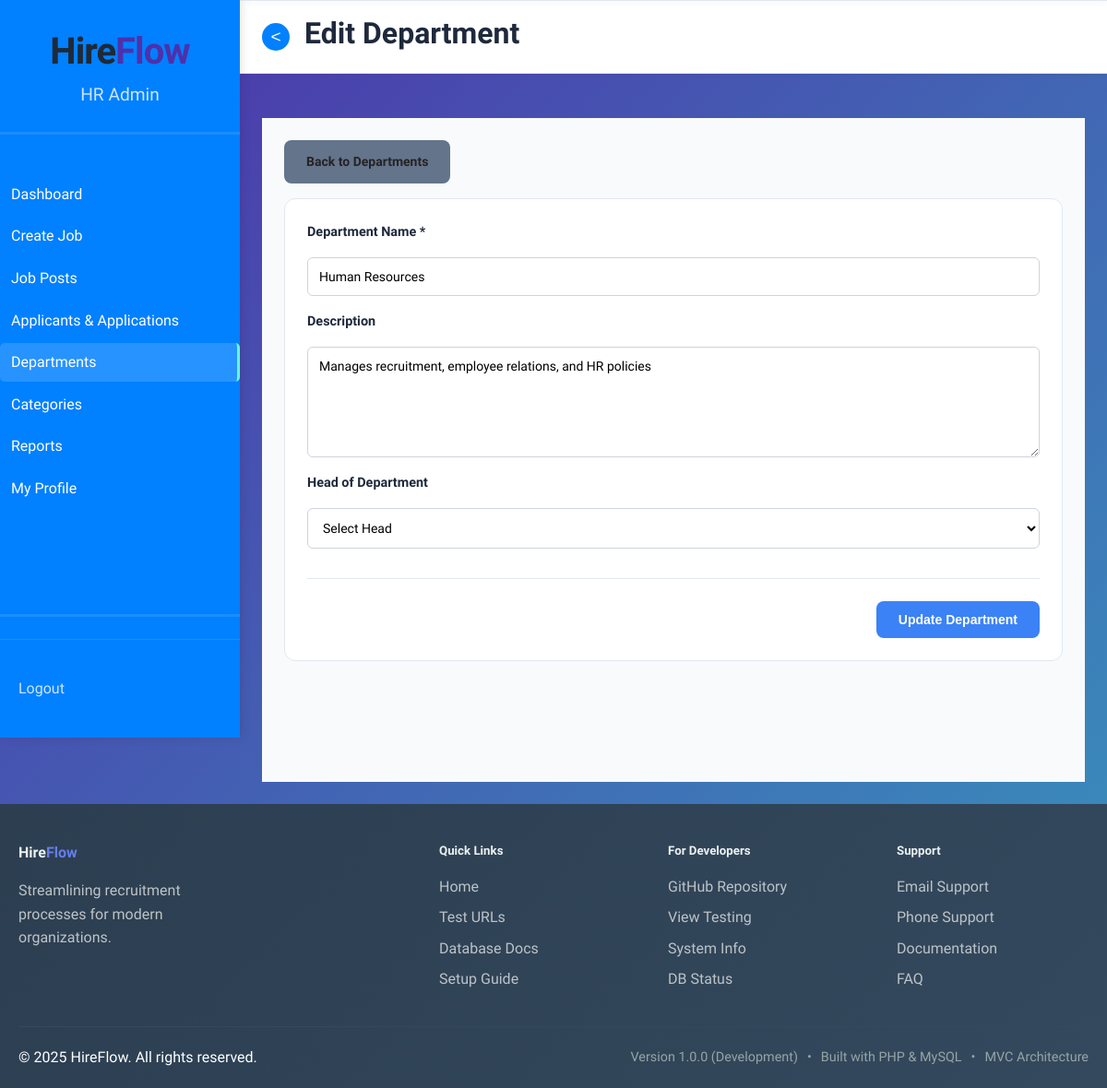
Page /public/hradmin/departments/edit/1 (signed in) on the committed database.
### tables this page shows
CREATE TABLE `departments` (
  `id` int(11) NOT NULL,
  `name` varchar(100) NOT NULL,
  `description` text DEFAULT NULL,
  `head_of_department` int(11) DEFAULT NULL,
  `created_at` timestamp NOT NULL DEFAULT current_timestamp(),
  `updated_at` timestamp NOT NULL DEFAULT current_timestamp() ON UPDATE current_timestamp()
);

### app/controllers/hradmin/Departments.php (called while the page is built, shortened)
<?php
class Departments extends Controller
{
    public function edit($id = null)
    {
        $departmentModel = new Department();
        $department = $departmentModel->first(['id' => $id], []);
        $data = [];
        $data['errors'] = [];
        $data['page_title'] = 'Edit Department';
        $data['department'] = $department;
        $userModel = new User();
        $data['managers'] = $this->getActiveManagers($userModel);
        $this->view('hradmin/edit-department', $data);
    }
    private function getActiveManagers($userModel)
    {
        return $userModel->query(
            "SELECT id, full_name
             FROM users
             WHERE role_id IN (2, 3) AND status = 'active'
             ORDER BY full_name ASC"
        );
    }
}

### app/core/App.php (called while the page is built, shortened)
<?php
class App
{
    private $method = 'index';
    private function splitURL()
    {
        $URL = $_GET['url'] ?? 'home';
        $URL = explode("/", trim($URL, "/"));
        return $URL;
    }
    private function convertUrlToClassName($url)
    {
        return str_replace(' ', '', ucwords(str_replace('-', ' ', $url)));
    }
    private function resolveControllerFile($directory, $expectedClassName)
    {
        return [null, null];
    }
    private function resolveFolderController($folder, $segment)
    {
        $controllerDir = "../app/controllers/" . $folder;
        $controllerName = $this->convertUrlToClassName($segment);
        $directPath = $controllerDir . "/" . $controllerName . ".php";
        if (file_exists($directPath)) {
            return [
                'controller' => $controllerName,
                'file' => $directPath,
            ];
        }
        return null;
    }
    public function loadController()
    {
        $URL = $this->splitURL();
        list($fileName, $controllerName) = $this->resolveControllerFile(
            "../app/controllers",
            ucfirst($URL[0])
        );
        if ($fileName) {
            require $fileName;
            $this->controller = $controllerName;
            unset($URL[0]);
        } else {
            if (isset($URL[1])) {
                $resolvedController = $this->resolveFolderController($URL[0], $URL[1]);
                if ($resolvedController) {
                    unset($URL[0]);
                    unset($URL[1]);
                } else {
                    require "../app/controllers/_404.php";
                    $this->controller = '_404';
                }
            }
        }
        $controller = new $this->controller;
        $remainingURL = array_values($URL);
        if (!empty($remainingURL[0])) {
            if (method_exists($controller, $remainingURL[0])) {
                $this->method = $remainingURL[0];
                unset($remainingURL[0]);
            }
        }
        call_user_func_array([$controller, $this->method], array_values($remainingURL));
    }
}

### public/index.php (called while the page is built, shortened)
<?php
require "../app/core/init.php";
$app = new App;
$app->loadController();

### app/core/init.php (called while the page is built, shortened)
<?php
spl_autoload_register(function ($className) {
    $modelPath = "../app/models/" . ucfirst($className) . ".php";
});
require __DIR__ . '/Database.php';
require __DIR__ . '/Model.php';
require __DIR__ . '/Controller.php';
require __DIR__ . '/App.php';

### app/core/Model.php (called while the page is built, shortened)
<?php
trait Model
{
    protected $offset = 0;
    public function first($data, $data_not = [])
    {
        $keys = array_keys($data);
        $keys_not = array_keys($data_not);
        $query = "SELECT * FROM $this->table WHERE ";
        foreach ($keys as $key) {
            $query .= "$key = :$key AND ";
        }
        $query = trim($query, " AND ");
        $query .= " LIMIT 1 OFFSET $this->offset";
        $data = array_merge($data, $data_not);
        $result = $this->query($query, $data);
        return $result ? $result[0] : false;
    }
}

### app/core/Database.php (called while the page is built, shortened)
<?php
trait Database
{
    private function connect()
    {
        $string = 'mysql:host=' . DB_HOST . ';port=' . DB_PORT . ';dbname=' . DB_NAME;
        return new PDO($string, DB_USER, DB_PASS);
    }
    public function query($query, $data = [])
    {
        $con = $this->connect();
        $stmt = $con->prepare($query);
        $check = $stmt->execute($data);
        if ($check) {
            if (stripos(trim($query), 'select') === 0) {
                $result = $stmt->fetchAll(PDO::FETCH_ASSOC);
                return $result ?: [];
            }
            return true;
        }
        return false;
    }
}

### app/views/hradmin/edit-department.view.php (the view, shortened to what this page needs)
<body>
<div class="sidebar">
    <div class="sidebar-header">
        <h2 class="brand-title">Hire<span class="dark">Flow</span></h2>
        <p class="brand-subtitle">HR Admin</p>
    </div>
    <nav class="sidebar-nav">
        <ul class="nav-list">
            <li class="nav-item"><a href="<?= ROOT ?>/hradmin/dashboard" class="nav-link"><span class="nav-text">Dashboard</span></a></li>
            <li class="nav-item"><a href="<?= ROOT ?>/hradmin/create-job" class="nav-link"><span class="nav-text">Create Job</span></a></li>
            <li class="nav-item"><a href="<?= ROOT ?>/hradmin/job-posts" class="nav-link"><span class="nav-text">Job Posts</span></a></li>
            <li class="nav-item"><a href="<?= ROOT ?>/hradmin/applicant-database" class="nav-link"><span class="nav-text">Applicants & Applications</span></a></li>
            <li class="nav-item"><a href="<?= ROOT ?>/hradmin/departments" class="nav-link active"><span class="nav-text">Departments</span></a></li>
            <li class="nav-item"><a href="<?= ROOT ?>/hradmin/categories" class="nav-link"><span class="nav-text">Categories</span></a></li>
            <li class="nav-item"><a href="<?= ROOT ?>/hradmin/reports" class="nav-link"><span class="nav-text">Reports</span></a></li>
            <li class="nav-item"><a href="<?= ROOT ?>/hradmin/profile" class="nav-link"><span class="nav-text">My Profile</span></a></li>
        </ul>
    </nav>
    <div class="sidebar-footer">
        <a href="<?= ROOT ?>/signout" class="logout-btn"><span>Logout</span></a>
    </div>
</div>
<div class="main-content">
    <header class="top-header">
        <div class="header-left">
            <button class="sidebar-toggle" id="sidebarToggle"><</button>
            <h1 class="page-title">Edit Department</h1>
        </div>
    </header>
    <div class="dashboard-content">
        <div class="main-container">
            <div class="hero-actions" style="margin-bottom: 1rem;">
                <a href="<?= ROOT ?>/hradmin/departments" class="btn btn-secondary">Back to Departments</a>
            </div>
            <div class="form-container" style="background:#fff; border-radius:12px; padding:1.5rem;">
                <form method="POST" action="<?= ROOT ?>/hradmin/departments/edit/<?= $department['id'] ?>">
                    <div class="form-group" style="margin-bottom:1rem;">
                        <label class="form-label">Department Name *</label>
                        <input type="text" name="name" class="form-input" required value="<?= htmlspecialchars($department['name'] ?? '') ?>">
                    </div>
                    <div class="form-group" style="margin-bottom:1rem;">
                        <label class="form-label">Description</label>
                        <textarea name="description" class="form-textarea" rows="4"><?= htmlspecialchars($department['description'] ?? '') ?></textarea>
                    </div>
                    <div class="form-group" style="margin-bottom:1rem;">
                        <label class="form-label">Head of Department</label>
                        <select name="head_of_department" class="form-select">
                            <option value="">Select Head</option>
                        </select>
                    </div>
                    <div class="form-actions">
                        <button type="submit" class="btn btn-primary">Update Department</button>
                    </div>
                </form>
            </div>
        </div>
    </div>
</div>

### public/assets/css/main.css (style rules this page uses)
:root { --radius: 0.65rem; --background: rgb(255, 255, 255); --foreground: rgb(36, 36, 36); --card: rgb(255, 255, 255); --card-foreground: rgb(36, 36, 36); --popover: rgb(255, 255, 255); --popover-foreground: rgb(36, 36, 36); --primary: rgb(78, 49, 170); --primary-foreground: rgb(248, 248, 255); --secondary: rgb(55, 149, 189); --secondary-foreground: rgb(36, 36, 36); --muted: rgb(240, 240, 240); --muted-foreground: rgb(100, 100, 100); --accent: rgb(55, 149, 189); --accent-foreground: rgb(36, 36, 36); --destructive: rgb(220, 38, 38); --success: rgb(34, 197, 94); --border: rgb(220, 220, 220); --input: rgb(220, 220, 220); --ring: var(--primary); --chart-1: rgb(255, 189, 89); --chart-2: rgb(60, 120, 216); --chart-3: rgb(155, 89, 182); --chart-4: rgb(52, 152, 219); --chart-5: rgb(231, 76, 60); --sidebar: rgb(250, 250, 250); --sidebar-foreground: rgb(36, 36, 36); --sidebar-primary: var(--primary); --sidebar-primary-foreground: var(--primary-foreground); --sidebar-accent: var(--accent); --sidebar-accent-foreground: var(--accent-foreground); --sidebar-border: var(--border); --sidebar-ring: var(--ring); }
.dark { --background: rgb(36, 36, 36); --foreground: rgb(255, 255, 255); --card: rgb(48, 48, 48); --card-foreground: rgb(255, 255, 255); --popover: rgb(48, 48, 48); --popover-foreground: rgb(255, 255, 255); --primary: rgb(78, 49, 170); --primary-foreground: rgb(248, 248, 255); --secondary: rgb(55, 149, 189); --secondary-foreground: rgb(255, 255, 255); --muted: rgb(64, 64, 64); --muted-foreground: rgb(160, 160, 160); --accent: var(--secondary); --accent-foreground: var(--secondary-foreground); --destructive: rgb(239, 68, 68); --success: rgb(34, 197, 94); --border: rgba(255, 255, 255, 0.1); --input: rgba(255, 255, 255, 0.15); --ring: var(--primary); --chart-1: rgb(255, 99, 132); --chart-2: rgb(54, 162, 235); --chart-3: rgb(255, 206, 86); --chart-4: rgb(75, 192, 192); --chart-5: rgb(153, 102, 255); --sidebar: rgb(48, 48, 48); --sidebar-foreground: rgb(255, 255, 255); --sidebar-primary: var(--primary); --sidebar-primary-foreground: var(--primary-foreground); --sidebar-accent: var(--accent); --sidebar-accent-foreground: var(--accent-foreground); --sidebar-border: var(--border); --sidebar-ring: var(--ring); }
* { padding: 0; margin: 0; box-sizing: border-box; }
body { font-family: 'Geist' !important; }

### public/assets/css/components/button.css (style rules this page uses)
.btn { display: inline-flex; align-items: center; justify-content: center; border-radius: var(--radius); padding: 0.5rem 1rem; font-size: 0.875rem; font-weight: 500; border: 1px solid transparent; transition: background-color 0.2s ease, color 0.2s ease, border-color 0.2s ease; cursor: pointer; }
a.btn, a.btn:visited { text-decoration: none; }
.btn-primary { background-color: var(--primary); color: var(--primary-foreground); border-color: var(--primary); }
.btn-secondary { background-color: var(--secondary); color: var(--secondary-foreground); border-color: var(--secondary); }
a.btn-secondary, a.btn-secondary:visited, a.btn-secondary:hover, a.btn-secondary:active { color: var(--secondary-foreground); }

### public/assets/css/systemadmin/system-admin.css (style rules this page uses)
.main-container { max-width: 1200px; margin: 0 auto; padding: 2rem; min-height: calc(100vh - 140px); background: #f8f9fa; }
.page-title { font-size: 2.5rem; font-weight: 700; color: #2c3e50; margin: 0 0 0.5rem 0; }
.btn { padding: 0.75rem 1.5rem; border: none; border-radius: 8px; font-weight: 500; cursor: pointer; transition: all 0.2s ease; text-decoration: none; display: inline-flex; align-items: center; gap: 0.5rem; font-size: 0.875rem; white-space: nowrap; }
.btn-primary { background: #4e31aa; color: white; }
.btn-secondary { background: #6c757d; color: white; }
.form-group { margin-bottom: 1rem; }
.form-group label { display: block; margin-bottom: 0.5rem; font-weight: 500; color: #2c3e50; }
.form-group input, .form-group select, .form-group textarea { width: 100%; padding: 0.75rem; border: 1px solid #ced4da; border-radius: 6px; font-size: 0.875rem; transition: border-color 0.2s ease; }

### app/views/components/header.view.php (style rules this page uses)
.header-left { display: flex; align-items: center; }
.nav-link { text-decoration: none; color: #ffffffff; font-weight: 500; padding: 8px 12px; border-radius: 5px; transition: all 0.3s ease; }

### rows in the picture
departments: name "Human Resources", description "Manages recruitment, employee relations, and HR policies"
